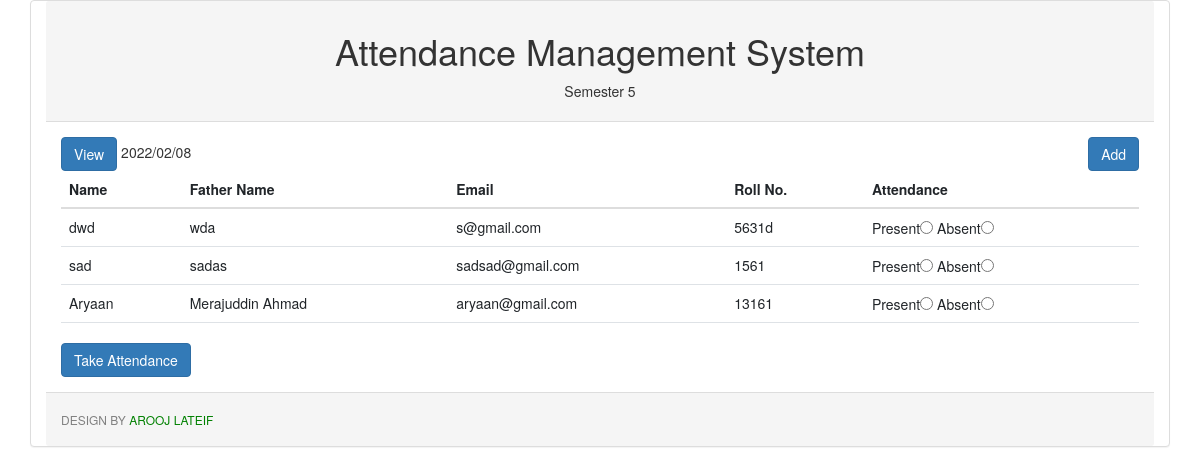
The app's page /index4.php with its own data.
### tables this page shows
CREATE TABLE `stud4` (
  `reg_id` int(11) NOT NULL,
  `name` varchar(50) NOT NULL,
  `fname` varchar(50) NOT NULL,
  `email` varchar(100) NOT NULL,
  `roll` varchar(10) NOT NULL
);

### index4.php (the view, shortened to what this page needs)
<?php include_once('connection.php'); ?>
<!DOCTYPE html>
<html lang="en">
<head>
 <link href="https://cdn.jsdelivr.net/npm/bootstrap@5.1.3/dist/css/bootstrap.min.css" rel="stylesheet">
<link rel="stylesheet" href="bootstrap/bootstrap.min.css">
  <link rel="stylesheet" href="https://maxcdn.bootstrapcdn.com/bootstrap/3.4.1/css/bootstrap.min.css">
</head>
<body>
 <div class="panel panel-default container">
  <div class="panel-heading">
    <h1 style="text-align : center">Attendance Management System</h1>
    <p style="text-align : center">Semester 5</p>
  </div>
  <div class="panel-body">
   <a href="view4.php" class="btn btn-primary">View</a>
   <?php echo date('Y/m/d') ?>
   <a href="add4.php" class="btn btn-primary pull-right" style="float:right">Add</a>
  <form method="post">
    <div class="table-responsive">
  <table class="table ">
   <thead>
   <tr>
    <th>Name</th>
    <th>Father Name</th>
    <th>Email</th>
    <th>Roll No.</th>
    <th>Attendance</th>
   </tr>
   </thead>
 <tbody>
 <?php
 $query = "select * from stud4";
 $result = $link->query($query);
 while($show = $result->fetch_assoc())
 {
?>
 <tr>
  <td><?php echo $show['name']; ?></td>
  <td><?php echo $show['fname']; ?></td>
  <td><?php echo $show['email']; ?></td>
  <td><?php echo $show['roll']; ?></td>
  <td>
   Present<input required type="radio" name="attendance4[<?php echo $show['reg_id']  ?>]" value="Present">
   Absent<input required type="radio" name="attendance4[<?php echo $show['reg_id']  ?>]" value="Absent" type="text">
  </td>
 </tr>
<?php } ?>
 </tbody>
  </table>
</div>
  <input type="submit" class="btn btn-primary" value="Take Attendance">
</form>
  </div>
  <div class="panel-footer">
   <h6 style="color:grey;text-transform:uppercase">Design by <span style="color:green"> Arooj Lateif </span></h6>
  </div>
 </div>
</body>
</html>

### records on screen
stud4: name "dwd", fname "wda", email "s@gmail.com", roll "5631d"
stud4: name "sad", fname "sadas", email "sadsad@gmail.com", roll "1561"
stud4: name "Aryaan", fname "Merajuddin Ahmad", email "aryaan@gmail.com", roll "13161"
